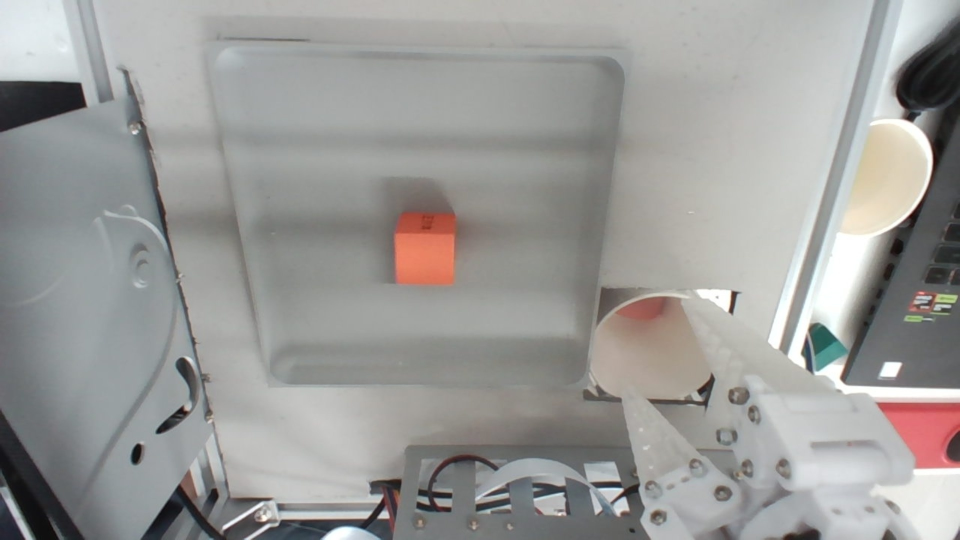
#> input picture 01-交付包/runtime/calib_refs/pos1_cam0_raw.jpg, 1920 x 1080 px (shown at 1/2 size); its folder holds only this picture in this run
$ python -i object_segmentation.py   (imports and definitions only)
#> lines starting #> are read from the running program, lines starting #| are printed output that depends on the picture; after the words box and inside, x2 and y2 are one past the last pixel; in counts of white or black regions, pixels touching at a corner belong together
"""Class-independent foreground proposals for a fixed tabletop camera.

An empty-table reference handles neutral objects; without one, saturated
colors are the deliberately limited fallback. No object labels are trained.
"""
import cv2
import numpy as np


def region_mask(shape, polygon=None):
    height, width = shape[:2]
    mask = np.full((height, width), 255, np.uint8)
    if polygon is not None:
        mask.fill(0)
        vertices = np.rint(np.array(polygon) * (width - 1, height - 1)).astype(np.int32)
        cv2.fillPoly(mask, [vertices], 255)
    return mask


def separate_objects(frame, polygon=None, background=None, threshold=30,
                     min_area=0.3, max_objects=20):
    """Return proposals in rotated full-frame pixels and a foreground mask.

    min_area is a percentage of ROI area. Background must have the same pose,
    resolution and illumination. Touching objects can remain one proposal.
    """
    if background is not None and background.shape != frame.shape:
        raise ValueError('背景尺寸与当前画面不同，请重新采集空台面。')
    allowed = region_mask(frame.shape, polygon)
    # Keep selection edges and the frame boundary from becoming candidates.
    inner = cv2.erode(allowed, np.ones((5, 5), np.uint8), borderType=cv2.BORDER_CONSTANT, borderValue=0)
    smooth = cv2.GaussianBlur(frame, (5, 5), 0)
    if background is not None:
        current = cv2.cvtColor(smooth, cv2.COLOR_BGR2LAB).astype(np.float32)
        reference = cv2.cvtColor(cv2.GaussianBlur(background, (5, 5), 0), cv2.COLOR_BGR2LAB).astype(np.float32)
        # Median removes modest global illumination drift; discount luminance
        # changes to reduce shadows while retaining neutral-object boundaries.
        difference = current - reference
        pixels = difference[inner > 0]
        if not len(pixels):
            return [], np.zeros(frame.shape[:2], np.uint8)
        difference -= np.median(pixels, axis=0)
        difference[:, :, 0] *= 0.65
        score = np.linalg.norm(difference, axis=2)
        binary = np.uint8(score >= threshold) * 255
    else:
        hsv = cv2.cvtColor(smooth, cv2.COLOR_BGR2HSV)
        binary = np.uint8((hsv[:, :, 1] >= threshold) & (hsv[:, :, 2] >= 35)) * 255
    binary = cv2.bitwise_and(binary, inner)
    binary = split_touching(binary)
    binary = cv2.morphologyEx(binary, cv2.MORPH_OPEN, np.ones((3, 3), np.uint8))
    binary = cv2.morphologyEx(binary, cv2.MORPH_CLOSE, np.ones((7, 7), np.uint8))
    binary = cv2.bitwise_and(binary, inner)
    contours, _ = cv2.findContours(binary, cv2.RETR_EXTERNAL, cv2.CHAIN_APPROX_SIMPLE)
    cutoff = max(40, cv2.countNonZero(allowed) * min_area / 100)
    candidates = []
    for contour in contours:
        area = cv2.contourArea(contour)
        if area < cutoff:
            continue
        x, y, w, h = cv2.boundingRect(contour)
        if w < 8 or h < 8:
            continue
        # An object cut by ROI is retained with a flag instead of silently lost.
        contact = np.zeros_like(binary)
        cv2.drawContours(contact, [contour], -1, 255, 2)
        edge = cv2.subtract(inner, cv2.erode(inner, np.ones((5, 5), np.uint8)))
        candidates.append({'bbox': [x, y, w, h], 'contour': contour,
                           'area': round(area, 1),
                           'touches_roi': bool(cv2.countNonZero(cv2.bitwise_and(contact, edge)))})
    # Bound workload, but never silently omit additional objects.
    if len(candidates) > max_objects:
        raise ValueError(f'检测到 {len(candidates)} 个候选（上限 {max_objects}）；请调整阈值、最小面积或选区。')
    candidates.sort(key=lambda obj: (obj['bbox'][0], obj['bbox'][1]))
    for index, obj in enumerate(candidates, 1):
        obj['object_id'] = index
    return candidates, binary


def split_touching(binary):
    """Split blobs whose objects touch, without learning object classes."""
    if cv2.countNonZero(binary) == 0:
        return binary
    distance = cv2.distanceTransform(binary, cv2.DIST_L2, 5)
    peak = float(distance.max())
    if peak < 8:
        return binary
    # One peak per substantial object; shallow peaks are intentionally ignored
    # so table shadows do not become markers.
    sure = np.uint8(distance >= max(8, peak * .32)) * 255
    count, markers = cv2.connectedComponents(sure)
    if count <= 2:
        return binary
    unknown = cv2.subtract(binary, sure)
    markers = markers + 1
    markers[unknown > 0] = 0
    color = cv2.cvtColor(binary, cv2.COLOR_GRAY2BGR)
    cv2.watershed(color, markers)
    result = np.zeros_like(binary)
    result[markers > 1] = 255
    return result


# [29 lines left out: functions object_crop, annotate, not called in this run]

>>> import cv2
>>> picture = cv2.imread('../../01-交付包/runtime/calib_refs/pos1_cam0_raw.jpg')
#> picture is the input picture: shape (1080, 1920, 3); mean B, G, R 152.2, 154.4, 154.9
>>> result = separate_objects(picture)
#> in separate_objects, `binary = np.uint8((hsv[:, :, 1] >= threshold) & (hsv[:, :, 2] >= 35)) ..`:
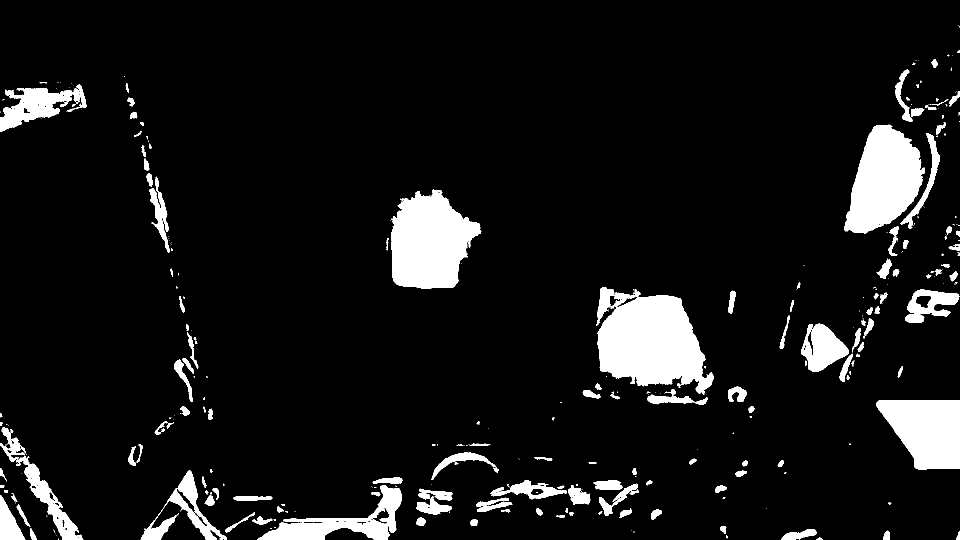
#> binary: shape (1080, 1920) (shown at 1/2 size); 8.4% white; 336 white regions (184 under 20 px), largest, box (x1, y1, x2, y2) and area: (1193, 575, 1427, 790) 32641, (782, 379, 963, 577) 25335, (1688, 249, 1850, 467) 22431
#> in split_touching, `distance = cv2.distanceTransform(binary, cv2.DIST_L2, 5)`:
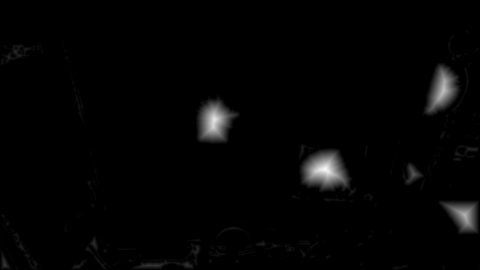
#> distance: shape (1080, 1920) float32 (shown at 1/4 size); min 0, max 82.29, mean 1.3; drawn with min black and max white
#> in split_touching, `peak = float(distance.max())`: peak = 82.29
#> in split_touching, `sure = np.uint8(distance >= max(8, peak * .32)) * 255`:
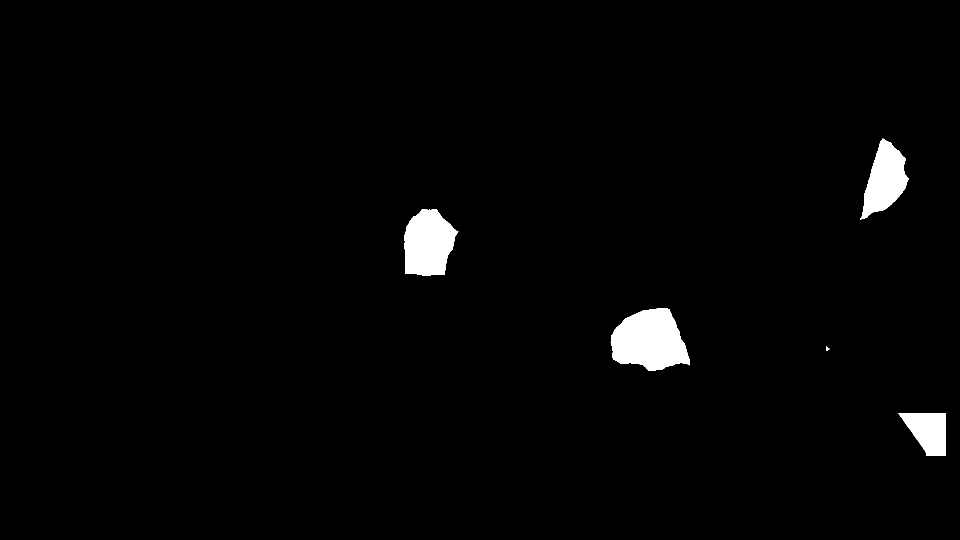
#> sure: shape (1080, 1920) (shown at 1/2 size); 1.9% white; 5 white regions, box (x1, y1, x2, y2) and area: (1221, 616, 1380, 742) 14254, (809, 418, 917, 551) 10851, (1720, 277, 1817, 440) 8614, (1796, 826, 1892, 912) 5552, (1652, 692, 1659, 702) 38
#> in split_touching, `count, markers = cv2.connectedComponents(sure)`: count = 6
#> in split_touching, `markers = markers + 1`:
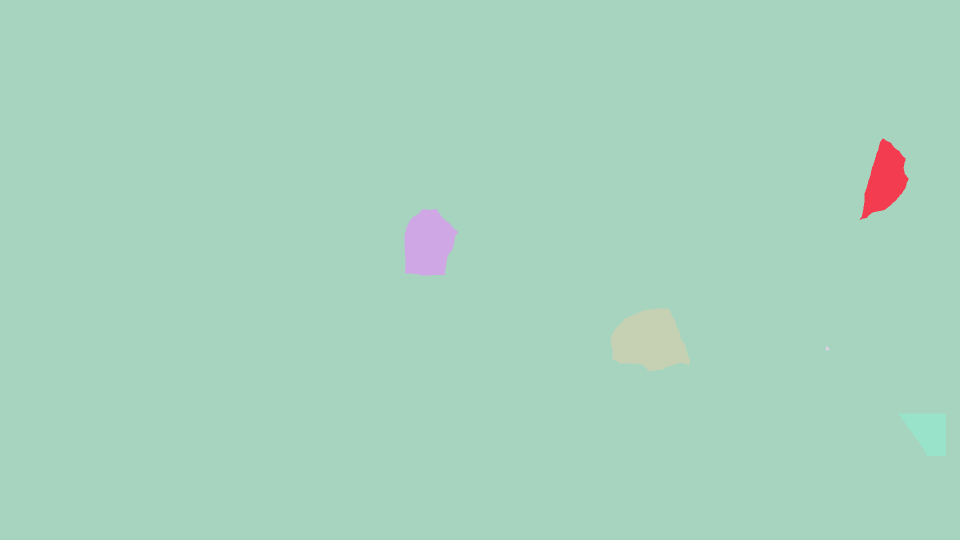
#> markers: shape (1080, 1920) int32 (shown at 1/2 size); 6 distinct labels, from 1 to 6; one colour per label, 0 black
#> in split_touching, `markers[unknown > 0] = 0`:
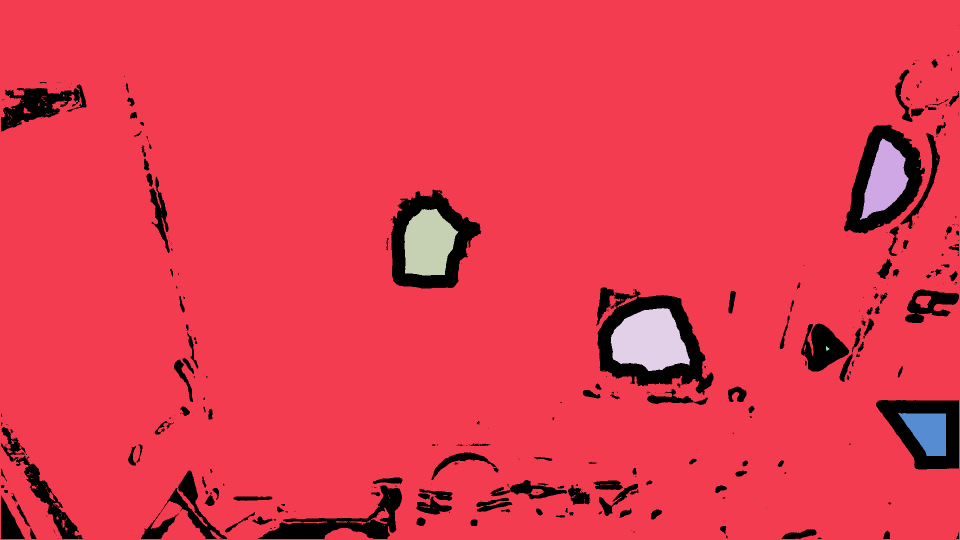
#> markers: shape (1080, 1920) int32 (shown at 1/2 size); 7 distinct labels, from 0 to 6; one colour per label, 0 black
#> in separate_objects, `binary = split_touching(binary)`:
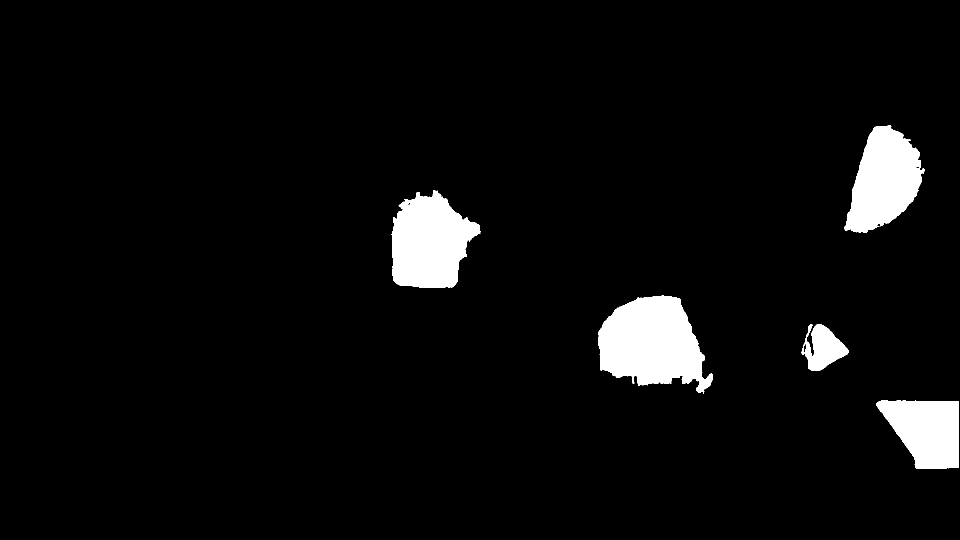
#> binary: shape (1080, 1920) (shown at 1/2 size); 4.7% white; 5 white regions, box (x1, y1, x2, y2) and area: (1196, 591, 1426, 788) 29876, (783, 380, 962, 576) 24528, (1689, 250, 1849, 466) 21785, (1753, 801, 1917, 938) 16538, (1603, 648, 1697, 742) 5062
#> in separate_objects, `contours, _ = cv2.findContours(binary, cv2.RETR_EXTERNAL, cv2.CHAIN_AP..`: contours = 5 contours; box (x1, y1, x2, y2) and area: (1196, 591, 1426, 786) 29551, (784, 381, 961, 576) 24250, (1689, 251, 1849, 466) 21562, (1753, 801, 1918, 938) 16414, (1603, 648, 1697, 742) 5318
#> the loop in separate_objects, `for contour in contours:` made 5 passes
#> (area, x, y, w, h) on passes 1, 3, 4, 5: (16413.5, 1753, 801, 165, 137), (29551, 1196, 591, 230, 195), (24250, 784, 381, 177, 195), (21562.5, 1689, 251, 160, 215)
#> after the loop in separate_objects, `for contour in contours:`:
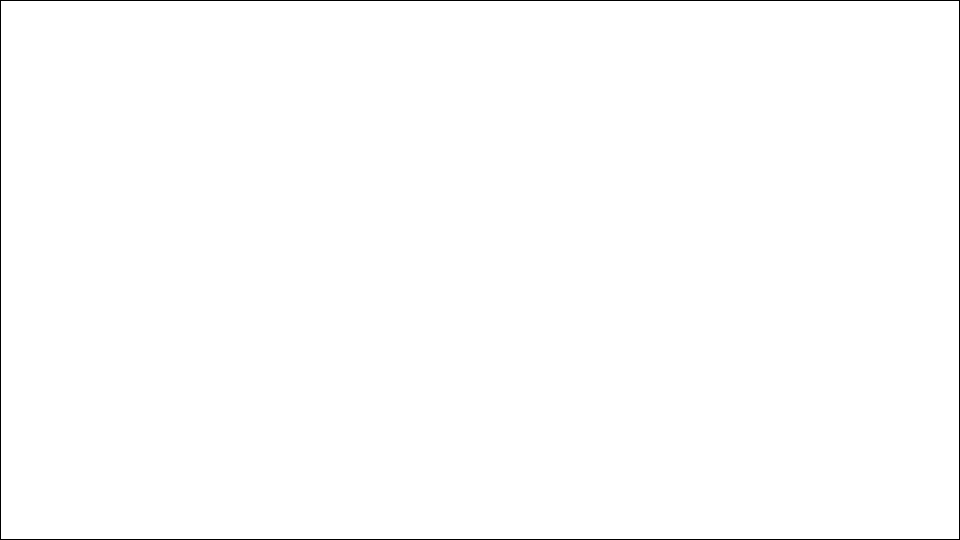
#> inner: shape (1080, 1920) (shown at 1/2 size); 99.4% white; 1 black region, box (x1, y1, x2, y2) and area: (0, 0, 1920, 1080) 11984
#> after the loop in separate_objects, `for contour in contours:`: candidates = 4 items
#> the loop in separate_objects, `for index, obj in enumerate(candidates, 1):` made 4 passes
